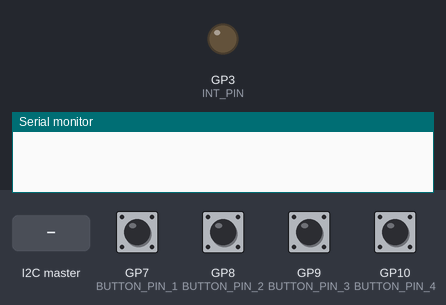
Bench run of a program on a simulated Raspberry Pi Pico. Parts: output pins drawn as LEDs (lit = HIGH), the last lines printed to the serial monitor. The test bench sets the inputs (shaded band); at power-on: GP7 (BUTTON_PIN_1), GP8 (BUTTON_PIN_2), GP9 (BUTTON_PIN_3), GP10 (BUTTON_PIN_4) HIGH.

Above: at 1.2 s.
1.3 s: the I2C master sends the byte 1
At 2.0 s:
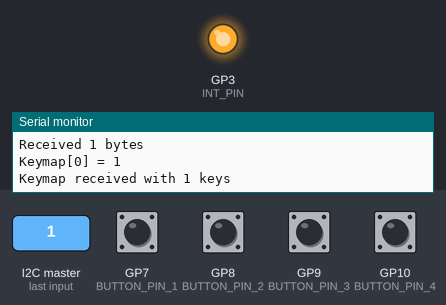
2.8 s: GP7 (BUTTON_PIN_1) pulled LOW for 0.15 s
At 3.5 s:
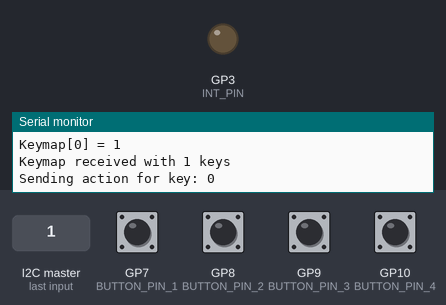
4.4 s: the I2C master sends the byte 0
At 5.6 s:
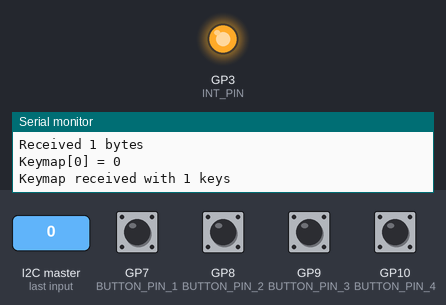
5.9 s: GP7 (BUTTON_PIN_1) pulled LOW for 1 s
At 7.1 s:
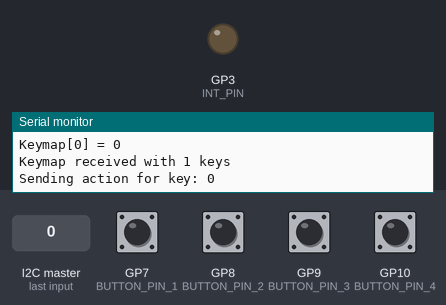
Timing chart, 0 to 8.9 s (numbered marks = the images above; inputs shaded):
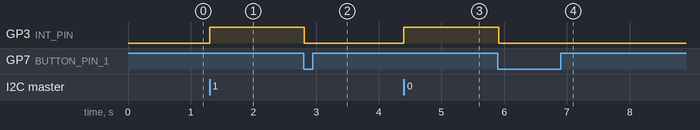

The program:

main.cpp
```cpp
#include <Arduino.h>
#include <Wire.h>
#include <ezButton.h>
//buttons
#define BUTTON_PIN_1 D7 // pin for the 1st button
#define BUTTON_PIN_2 D8 // pin for the 2nd button
#define BUTTON_PIN_3 D9 // pin for the 3rd button
#define BUTTON_PIN_4 D10 // pin for the 4th button

// i2c module
#define I2C_ADDRESS 0x21 // I2C address for the module
#define INT_PIN D3 // Interrupt pin
//keymap
#define MAX_KEYS 4
uint8_t keymap[MAX_KEYS];
uint8_t keymap_size = 0;
bool keymap_received = false;

ezButton Button_1(BUTTON_PIN_1);
ezButton Button_2(BUTTON_PIN_2);
ezButton Button_3(BUTTON_PIN_3);
ezButton Button_4(BUTTON_PIN_4);

int Active_key = 0;
bool action_available = false;
// put function declarations here:
void receiveKeymap(int bytes);
void sendAction(int key);
void requestHandler();
void setup() {
  Wire.begin(I2C_ADDRESS);
  Serial.begin(9600);
  // Interrupt pin
  pinMode(INT_PIN, OUTPUT);
  //Buttons
  Button_1.setDebounceTime(10);
  Button_2.setDebounceTime(10);
  Button_3.setDebounceTime(10);
  Button_4.setDebounceTime(10);

  // Request keymap
  digitalWrite(INT_PIN, LOW); // Pull the INT pin down indicating a request or action
  Wire.onReceive(receiveKeymap);
  Wire.onRequest(requestHandler);

}

void loop() {
  Button_1.loop();
  Button_2.loop();
  Button_3.loop();
  Button_4.loop();


  if (Button_1.isPressed()) {
    sendAction(keymap[0]); // Send action for the 1st key
  }
  if (Button_2.isPressed()) {
    sendAction(keymap[1]); // Send action for the 2nd key
  }
  if (Button_3.isPressed()) {
    sendAction(keymap[2]); // Send action for the 3rd key
  }
  if (Button_4.isPressed()) {
    sendAction(keymap[3]); // Send action for the 4th key
  }
}
void receiveKeymap(int bytes) {
  Serial.print("Received ");
  Serial.print(bytes);
  Serial.println(" bytes");

  keymap_size = 0;

  // Read all incoming bytes as keymap
  while (Wire.available() && keymap_size < MAX_KEYS) {
    keymap[keymap_size] = Wire.read();
    Serial.print("Keymap[");
    Serial.print(keymap_size);
    Serial.print("] = ");
    Serial.println(keymap[keymap_size]);
    keymap_size++;
  }
  digitalWrite(INT_PIN, HIGH);
  // Clear any remaining bytes
  while (Wire.available()) {
    Wire.read();
  }

  keymap_received = true;
  Serial.print("Keymap received with ");
  Serial.print(keymap_size);
  Serial.println(" keys");
}
void requestHandler() {
  if (action_available) {
    Wire.write(Active_key); // Send the action
    action_available = false; // Clear flag after sending
    digitalWrite(INT_PIN, HIGH); // Reset INT pin
  } else {
    Wire.write(0); // No action
  }
}
void sendAction(int key) {
  // Send the action corresponding to the key
  Serial.print("Sending action for key: ");
  Serial.println(keymap[key]);
  Active_key = key;
  action_available = true; // Set flag to indicate new action
  digitalWrite(INT_PIN, LOW); // Signal to master
}
```

Measured:
- after the input at 1.3 s, GP3 (INT_PIN): LOW → HIGH at once
- after the input at 2.8 s, GP3 (INT_PIN): HIGH → LOW at once
- after the input at 4.4 s, GP3 (INT_PIN): LOW → HIGH at once
- after the input at 5.9 s, GP3 (INT_PIN): HIGH → LOW at once
